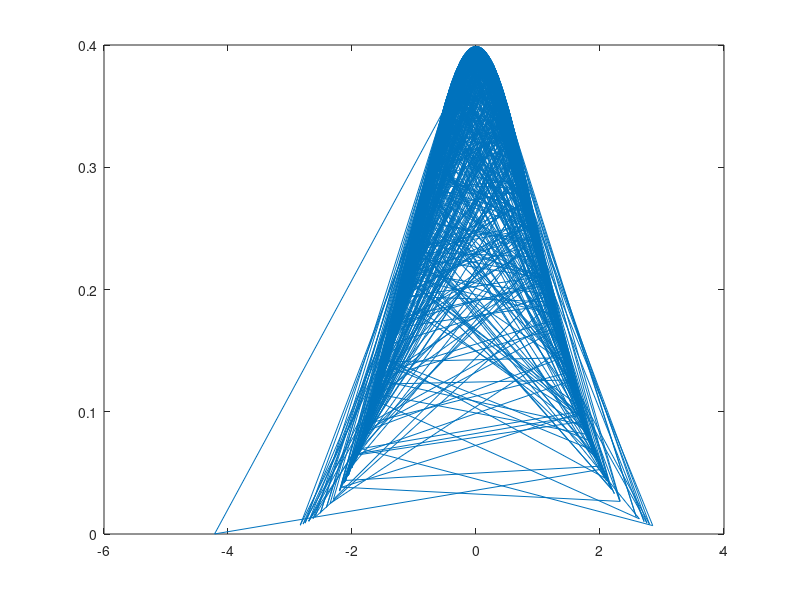

Write MATLAB code to recreate this figure. (Note: this script raises an error after producing the figure.)
%clear;
clc;

rho=0.1;

X = randn(1000,1);
Y = randn(1000,1);

Y = rho*X + sqrt(1-rho^2)*Y;
temp = corrcoef(Y,X);
while (  temp(1,2) < 0.09995 || temp(1,2)>0.10005 )
  Y = randn(1000,1);
  Y = rho*X + sqrt(1-rho^2)*Y;
  temp = corrcoef(Y,X) ;  
end

corrcoef(Y,X)


figure
plot(Y, normpdf(Y,0,1));

reg1 = regstats(Y,X)

%regression
